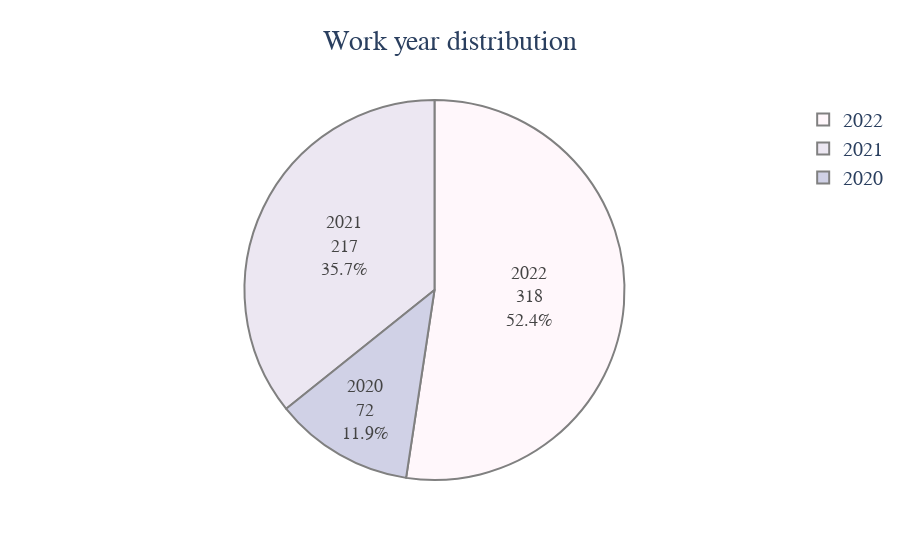

The code cell stored with this chart in its notebook:
### Markdown cell above
As of 2023, most countries have similar number of employee residences and company locations.

### Code cell
# Data Set distribution w.r.t year
wkyear = df['work_year'].value_counts()
fig = px.pie(values=wkyear.values,
             names=wkyear.index,
             title= 'Work year distribution',
             color_discrete_sequence=px.colors.sequential.PuBu,)
fig.update_traces(textinfo='label+percent+value', textfont_size=18,
                  )

fig.data[0].marker.line.width = 2
fig.data[0].marker.line.color='gray'
fig.update_layout(
    font=dict(size=20,family="Franklin Gothic"),
    title_x=0.5)
fig.show()

### Figure 1 — Plotly figure (JSON) as saved in the notebook; plotly's stock layout.template omitted (floating-point values rounded to 4 significant figures)
{"data": [{"domain": {"x": [0, 1], "y": [0, 1]}, "hovertemplate": "label=%{label}<br>value=%{value}<extra></extra>", "labels": [2022, 2021, 2020], "legendgroup": "", "name": "", "showlegend": true, "values": [318, 217, 72], "type": "pie", "textfont": {"size": 18}, "textinfo": "label+percent+value", "marker": {"line": {"width": 2, "color": "gray"}}}], "layout": {"legend": {"tracegroupgap": 0}, "title": {"text": "Work year distribution", "x": 0.5}, "piecolorway": ["rgb(255,247,251)", "rgb(236,231,242)", "rgb(208,209,230)", "rgb(166,189,219)", "rgb(116,169,207)", "rgb(54,144,192)", "rgb(5,112,176)", "rgb(4,90,141)", "rgb(2,56,88)"], "font": {"size": 20, "family": "Franklin Gothic"}}}
